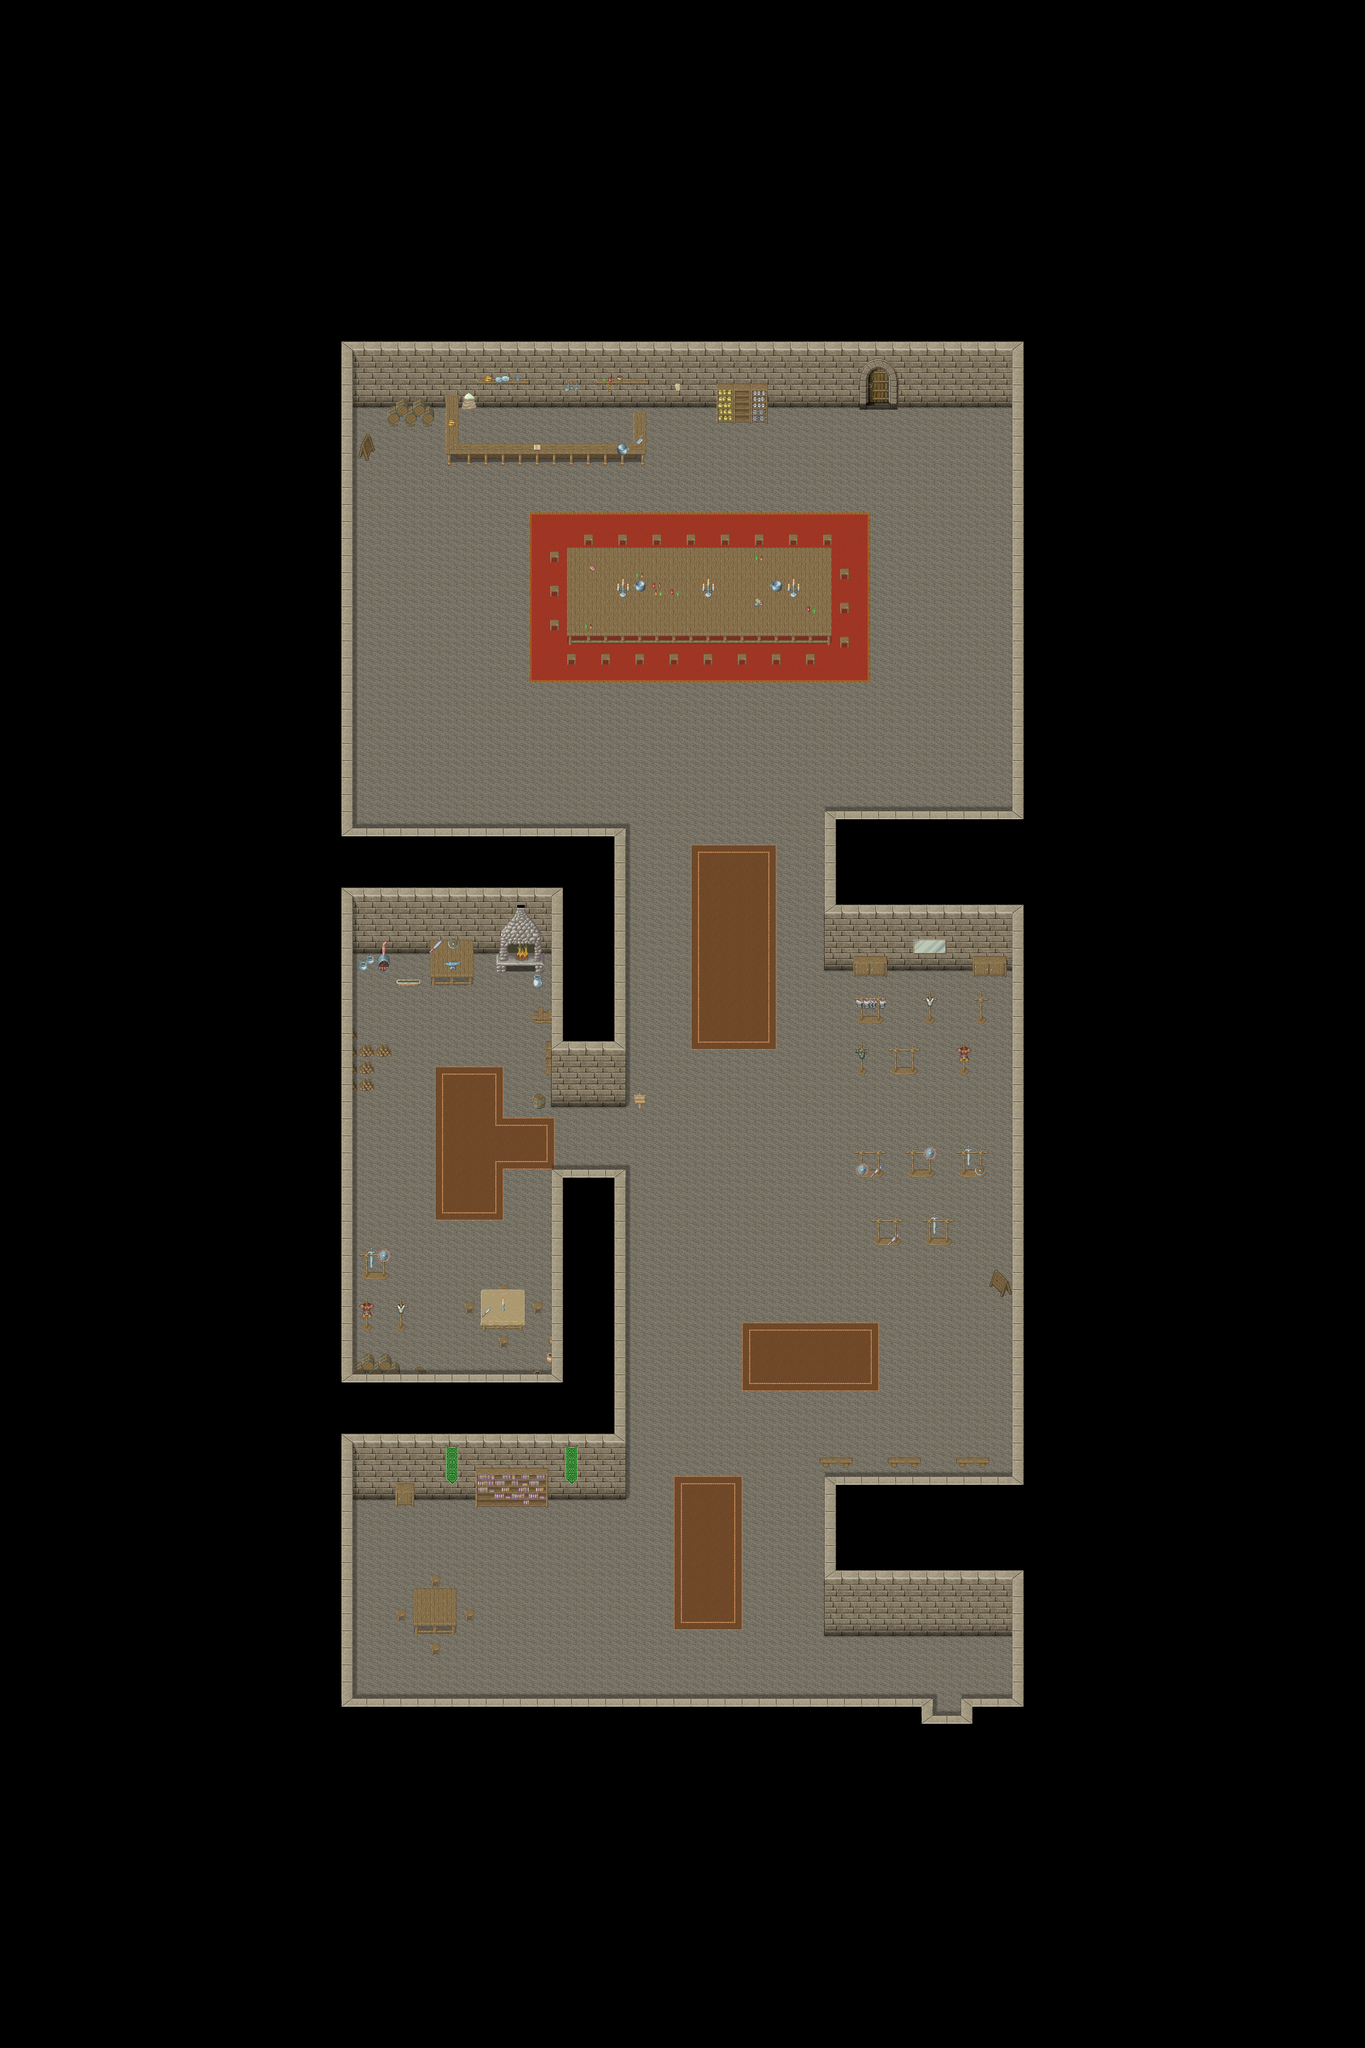

Tiled map render using the project's own tile images. Description and the map definition, with tile-layer contents summarised, below:
An orthogonal 80x120 tile map with 32x32 px tiles, 6 tile layers (Ground 1, Ground 2, Ground 3, Fringe, ...), 2 hidden layers not drawn, 16 tilesets and 6 objects (4x Fixme, 2x warp).

<map version="1.4" tiledversion="1.4.1" orientation="orthogonal" renderorder="right-down" compressionlevel="0" width="80" height="120" tilewidth="32" tileheight="32" infinite="0" nextlayerid="10" nextobjectid="7">
 <properties>
  <property name="background0image" value="graphics/images/spit23loginwallpaper_800x600.png" />
  <property name="license" value="CC-BY-SA 3.0" />
  <property name="manaplus version" value="2" />
  <property name="minimap" value="graphics/minimaps/042-1.png" />
  <property name="music" value="mythica.ogg" />
  <property name="name" value="Camelot - Weapon Room" />
 </properties>
 <tileset firstgid="1" name="artis-indoor" tilewidth="32" tileheight="32" tilecount="256" columns="16">
  <image source="../graphics/tilesets/evol/artis-indoor.png" width="512" height="512" />
 </tileset>
 <tileset firstgid="257" name="carpet" tilewidth="32" tileheight="32" tilecount="18" columns="6">
  <image source="../graphics/tilesets/carpet.png" width="192" height="96" />
 </tileset>
 <tileset firstgid="275" name="collision" tilewidth="32" tileheight="32" tilecount="9" columns="3">
  <image source="../graphics/tilesets/collision.png" width="96" height="96" />
 </tileset>
 <tileset firstgid="284" name="Throne_x2" tilewidth="32" tileheight="64" tilecount="3" columns="3">
  <image source="../graphics/tilesets/Throne_x2.png" width="96" height="64" />
 </tileset>
 <tileset firstgid="287" name="castle1" tilewidth="32" tileheight="32" tilecount="374" columns="17">
  <image source="../graphics/tilesets/castle1.png" width="544" height="704" />
 </tileset>
 <tileset firstgid="661" name="dark_tileset" tilewidth="32" tileheight="32" tilecount="240" columns="15">
  <image source="../graphics/tilesets/evol/dark_tileset.png" width="480" height="512" />
  <tile id="12">
   <animation>
    <frame tileid="12" duration="100" />
    <frame tileid="13" duration="100" />
    <frame tileid="14" duration="100" />
   </animation>
  </tile>
  <tile id="27">
   <animation>
    <frame tileid="27" duration="100" />
    <frame tileid="28" duration="100" />
    <frame tileid="29" duration="100" />
   </animation>
  </tile>
  <tile id="42">
   <animation>
    <frame tileid="42" duration="100" />
    <frame tileid="43" duration="100" />
    <frame tileid="44" duration="100" />
   </animation>
  </tile>
  <tile id="51">
   <animation>
    <frame tileid="51" duration="100" />
    <frame tileid="52" duration="100" />
    <frame tileid="53" duration="100" />
   </animation>
  </tile>
  <tile id="57">
   <animation>
    <frame tileid="57" duration="100" />
    <frame tileid="58" duration="100" />
    <frame tileid="59" duration="100" />
   </animation>
  </tile>
  <tile id="72">
   <animation>
    <frame tileid="72" duration="100" />
    <frame tileid="73" duration="100" />
    <frame tileid="74" duration="100" />
   </animation>
  </tile>
 </tileset>
 <tileset firstgid="901" name="castle2" tilewidth="32" tileheight="32" tilecount="256" columns="16">
  <image source="../graphics/tilesets/castle2.png" width="512" height="512" />
 </tileset>
 <tileset firstgid="1157" name="hurns-indoor-x1x3" tilewidth="32" tileheight="96" tilecount="16" columns="16">
  <image source="../graphics/tilesets/evol/hurns-indoor-x1x3.png" width="512" height="96" />
 </tileset>
 <tileset firstgid="1173" name="artis-indoor-fringe" tilewidth="32" tileheight="32" tilecount="256" columns="16">
  <image source="../graphics/tilesets/evol/artis-indoor-fringe.png" width="512" height="512" />
 </tileset>
 <tileset firstgid="1429" name="artis-indoor-x1x3" tilewidth="32" tileheight="96" tilecount="48" columns="16">
  <image source="../graphics/tilesets/evol/artis-indoor-x1x3.png" width="512" height="288" />
 </tileset>
 <tileset firstgid="1477" name="hurns-accessory" tilewidth="32" tileheight="32" tilecount="128" columns="16">
  <image source="../graphics/tilesets/evol/hurns-accessory.png" width="512" height="256" />
 </tileset>
 <tileset firstgid="1605" name="hurns-indoor" tilewidth="32" tileheight="32" tilecount="256" columns="16">
  <image source="../graphics/tilesets/evol/hurns-indoor.png" width="512" height="512" />
 </tileset>
 <tileset firstgid="1861" name="artis-accessory-x1x2" tilewidth="32" tileheight="64" tilecount="48" columns="16">
  <image source="../graphics/tilesets/evol/artis-accessory-x1x2.png" width="512" height="192" />
 </tileset>
 <tileset firstgid="1909" name="artis-indoor-x1x2" tilewidth="32" tileheight="64" tilecount="16" columns="16">
  <image source="../graphics/tilesets/evol/artis-indoor-x1x2.png" width="512" height="64" />
 </tileset>
 <tileset firstgid="1925" name="fire" tilewidth="32" tileheight="32" tilecount="28" columns="14">
  <image source="../graphics/tilesets/evol/fire.png" width="448" height="64" />
  <tile id="0">
   <animation>
    <frame tileid="0" duration="100" />
    <frame tileid="2" duration="100" />
    <frame tileid="4" duration="100" />
    <frame tileid="6" duration="100" />
    <frame tileid="8" duration="100" />
   </animation>
  </tile>
  <tile id="14">
   <animation>
    <frame tileid="14" duration="100" />
    <frame tileid="16" duration="100" />
    <frame tileid="18" duration="100" />
    <frame tileid="20" duration="100" />
    <frame tileid="22" duration="100" />
   </animation>
  </tile>
 </tileset>
 <tileset firstgid="1953" name="artis-accessory" tilewidth="32" tileheight="32" tilecount="128" columns="16">
  <image source="../graphics/tilesets/evol/artis-accessory.png" width="512" height="256" />
 </tileset>
 <layer id="2" name="Ground 1" width="80" height="120">
  <data>[9600 cells, 9600 non-empty, 15 distinct tile ids]</data>
 </layer>
 <layer id="3" name="Ground 2" width="80" height="120">
  <data>[9600 cells, 384 non-empty, 88 distinct tile ids]</data>
 </layer>
 <layer id="4" name="Ground 3" width="80" height="120">
  <data>[9600 cells, 47 non-empty, 44 distinct tile ids]</data>
 </layer>
 <layer id="5" name="Fringe" width="80" height="120">
  <data>[9600 cells, 29 non-empty, 23 distinct tile ids]</data>
 </layer>
 <layer id="6" name="Over 1" width="80" height="120">
  <data>[9600 cells, 7086 non-empty, 22 distinct tile ids]</data>
 </layer>
 <layer id="7" name="Over 2" width="80" height="120">
  <data>[9600 cells, 9 non-empty, 8 distinct tile ids]</data>
 </layer>
 <layer id="8" name="Collision" width="80" height="120" visible="0">
  <data>[9600 cells, 7337 non-empty, 1 distinct tile ids]</data>
 </layer>
 <layer id="1" name="Heights" width="80" height="120" visible="0">
  <data>[9600 cells, 0 non-empty, 0 distinct tile ids]</data>
 </layer>
 <objectgroup id="9" name="Objects">
  <object id="1" name="To Throne Room" type="warp" x="1760" y="3200" width="32" height="32">
   <properties>
    <property name="dest_map" value="042-0" />
    <property name="dest_x" value="69" />
    <property name="dest_y" value="25" />
    <property name="npc_id" value="SCRIPT" />
   </properties>
  </object>
  <object id="2" name="To Basement" type="warp" x="1632" y="736" width="32" height="32">
   <properties>
    <property name="dest_map" value="042-2" />
    <property name="dest_x" value="44" />
    <property name="dest_y" value="59" />
    <property name="npc_id" value="SCRIPT" />
   </properties>
  </object>
  <object id="3" name="Margin" type="Fixme" x="1920" y="0" width="640" height="640" />
  <object id="4" name="Margin" type="Fixme" x="0" y="0" width="640" height="640" />
  <object id="5" name="Margin" type="Fixme" x="1920" y="3200" width="640" height="640" />
  <object id="6" name="Margin" type="Fixme" x="0" y="3200" width="640" height="640" />
 </objectgroup>
</map>
